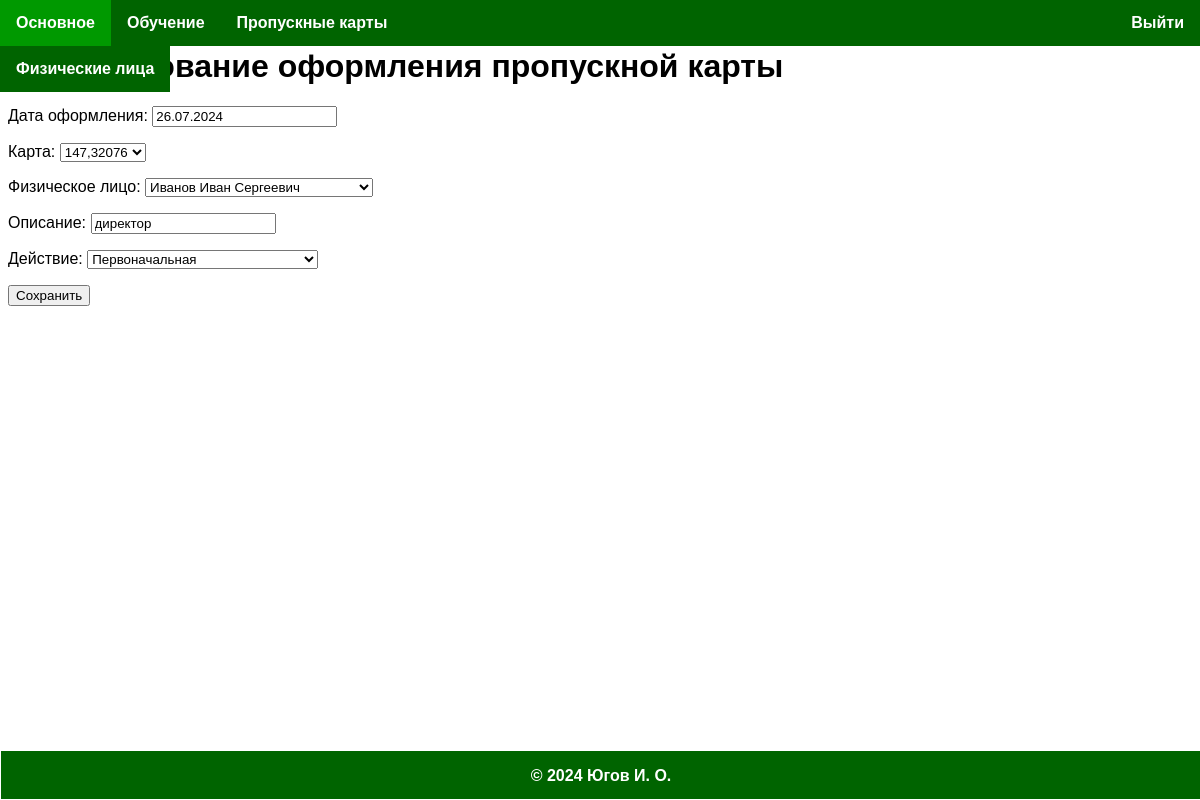
The app's page /pass_cards/pass_cards/pass_card_issue/2/edit/ (signed in) with its own data.
### pass_cards/models.py (models this page shows, shortened)
class PassCardIssue(models.Model):
    issue_date = models.DateField(_('Дата оформления'), default=now)
    '''Дата рождения.'''
    card = models.ForeignKey(PassCard, null=True, on_delete=models.RESTRICT, verbose_name='Карта')
    '''Карта.'''
    individual = models.ForeignKey(Individual, null=True, on_delete=models.PROTECT, verbose_name='Физическое лицо')
    '''Физическое лицо.'''
    description = models.CharField(_('Описание'), max_length=30, default='')
    '''Описание физического лица.'''
    action = models.ForeignKey(PassCardAction, null=True, on_delete=models.PROTECT, verbose_name='Действие')
    '''Действие.'''
    class Meta:
        verbose_name = _('Оформление карты')
        verbose_name_plural = _('Оформление карт')

### pass_cards/views.py (the view)
# urls.py: path('pass_cards/pass_card_issue/<int:pk>/edit/', views.pass_card_issue_edit, name='pass_card_issue_edit'),
@login_required(login_url='/login/')
def pass_card_issue_edit(request, pk):
    pass_card_issue = get_object_or_404(PassCardIssue, pk=pk)
    if request.method == 'POST':
        form = PassCardIssueForm(request.POST, instance=pass_card_issue)
        if form.is_valid():
            pass_card_issue = form.save(commit=False)
            pass_card_issue.save()
            return redirect('pass_card_issue_list')
    else:
        form = PassCardIssueForm(instance=pass_card_issue)
    return render(request, 'pass_card_issue_edit.html', {'form': form})

### pass_cards/forms.py
class PassCardIssueForm(forms.ModelForm):
    class Meta:
        model = PassCardIssue
        fields = ['issue_date', 'card', 'individual', 'description', 'action']

### base/models.py (called while the page is built)
    def __str__(self):
       result = f'{self.last_name} {self.first_name}'
       if self.patronymic != '':
           result += f' {self.patronymic}'
       return result.strip()

### pass_cards/models.py (called while the page is built)
    def __str__(self):
       return self.title

    def __str__(self):
       return self.pass_id

### templates/pass_card_issue_edit.html (shortened to what this page needs)
{% extends 'base.html' %}
{% block content %}
    <h1>{% if form.instance.pk %}Редактирование{% else %}Создание{% endif %} оформления пропускной карты</h1>
    <form method="post">
        {{ form.as_p }}
        <button type="submit">Сохранить</button>
    </form>
{% endblock %}

### templates/static/css/main.css (style rules this page uses)
body { font-family: Arial, sans-serif; }

### records on screen
PassCardIssue: issue_date "26.07.2024", card "147,32076", individual "Иванов Иван Сергеевич", description "директор", action "Первоначальная"
